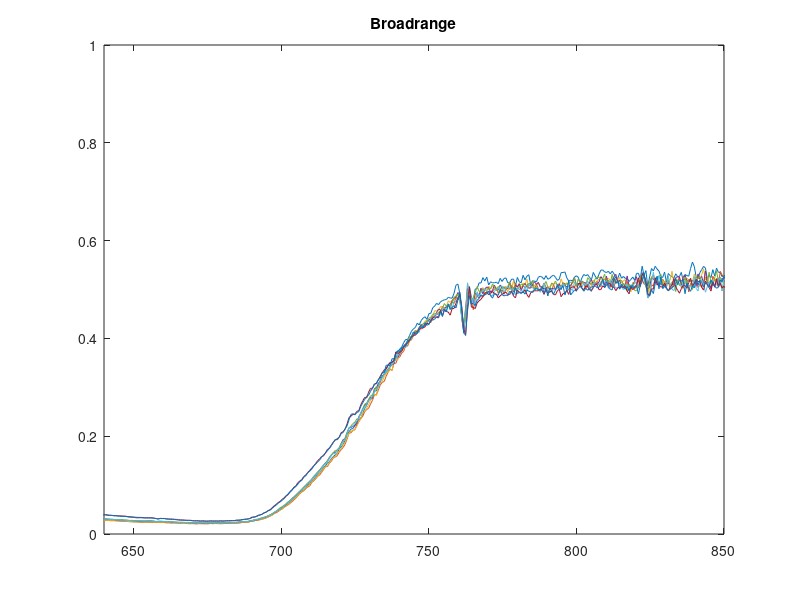

Here is the MATLAB script that generated this plot:
fid = fopen('export.csv');
for i=1:28
    fgetl(fid)
end
wvl = nan(1051-28,1);
spectra = nan(1051-28, 8);

for i=1:(1051-28)
    curLine = fgetl(fid);
    curLine = regexp(curLine, ',', 'split');
    wvl(i) = str2double(curLine{1});
    for j=1:8
        spectra(i, j) = str2double(curLine{j+1});
    end
end
 

plot(wvl, spectra)
axis([640 850 0 1])
title('Broadrange')